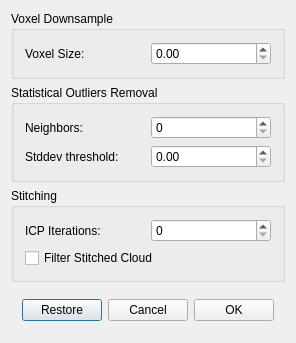
<?xml version="1.0" encoding="UTF-8"?>
<ui version="4.0">
 <class>CloudProcessParamsDialogClass</class>
 <widget class="QDialog" name="CloudProcessParamsDialogClass">
  <property name="geometry">
   <rect>
    <x>0</x>
    <y>0</y>
    <width>279</width>
    <height>333</height>
   </rect>
  </property>
  <property name="sizePolicy">
   <sizepolicy hsizetype="Preferred" vsizetype="Maximum">
    <horstretch>0</horstretch>
    <verstretch>0</verstretch>
   </sizepolicy>
  </property>
  <property name="maximumSize">
   <size>
    <width>1000</width>
    <height>1000</height>
   </size>
  </property>
  <property name="windowTitle">
   <string>CloudParamsProcessDialog</string>
  </property>
  <layout class="QVBoxLayout" name="verticalLayout">
   <item>
    <widget class="QGroupBox" name="groupBox">
     <property name="sizePolicy">
      <sizepolicy hsizetype="Preferred" vsizetype="Maximum">
       <horstretch>0</horstretch>
       <verstretch>0</verstretch>
      </sizepolicy>
     </property>
     <property name="title">
      <string>Voxel Downsample</string>
     </property>
     <layout class="QHBoxLayout" name="horizontalLayout_3">
      <item>
       <widget class="QLabel" name="label_voxel">
        <property name="text">
         <string>Voxel Size:</string>
        </property>
       </widget>
      </item>
      <item>
       <widget class="QDoubleSpinBox" name="dsbVoxelSize">
        <property name="singleStep">
         <double>0.100000000000000</double>
        </property>
       </widget>
      </item>
     </layout>
    </widget>
   </item>
   <item>
    <widget class="QGroupBox" name="groupBox_2">
     <property name="sizePolicy">
      <sizepolicy hsizetype="Preferred" vsizetype="Maximum">
       <horstretch>0</horstretch>
       <verstretch>0</verstretch>
      </sizepolicy>
     </property>
     <property name="title">
      <string>Statistical Outliers Removal</string>
     </property>
     <layout class="QGridLayout" name="gridLayout_5">
      <item row="0" column="0">
       <widget class="QLabel" name="label_voxel_3">
        <property name="text">
         <string>Neighbors:</string>
        </property>
       </widget>
      </item>
      <item row="0" column="1">
       <widget class="QSpinBox" name="sbFilterNeighbors"/>
      </item>
      <item row="1" column="0">
       <widget class="QLabel" name="label_voxel_4">
        <property name="text">
         <string>Stddev threshold:</string>
        </property>
       </widget>
      </item>
      <item row="1" column="1">
       <widget class="QDoubleSpinBox" name="dsbFilterStddevThd">
        <property name="singleStep">
         <double>0.100000000000000</double>
        </property>
       </widget>
      </item>
     </layout>
    </widget>
   </item>
   <item>
    <widget class="QGroupBox" name="groupBox_3">
     <property name="sizePolicy">
      <sizepolicy hsizetype="Preferred" vsizetype="Maximum">
       <horstretch>0</horstretch>
       <verstretch>0</verstretch>
      </sizepolicy>
     </property>
     <property name="title">
      <string>Stitching</string>
     </property>
     <layout class="QGridLayout" name="gridLayout_6">
      <item row="0" column="0">
       <widget class="QLabel" name="label_voxel_7">
        <property name="text">
         <string>ICP Iterations:</string>
        </property>
       </widget>
      </item>
      <item row="0" column="1">
       <widget class="QSpinBox" name="sbICPIters"/>
      </item>
      <item row="1" column="0" colspan="2">
       <widget class="QCheckBox" name="cbStitchProcess">
        <property name="text">
         <string>Filter Stitched Cloud</string>
        </property>
       </widget>
      </item>
     </layout>
    </widget>
   </item>
   <item>
    <spacer name="verticalSpacer">
     <property name="orientation">
      <enum>Qt::Vertical</enum>
     </property>
     <property name="sizeHint" stdset="0">
      <size>
       <width>20</width>
       <height>40</height>
      </size>
     </property>
    </spacer>
   </item>
   <item>
    <widget class="QWidget" name="widget" native="true">
     <property name="sizePolicy">
      <sizepolicy hsizetype="Preferred" vsizetype="Maximum">
       <horstretch>0</horstretch>
       <verstretch>0</verstretch>
      </sizepolicy>
     </property>
     <layout class="QHBoxLayout" name="horizontalLayout">
      <item>
       <spacer name="horizontalSpacer">
        <property name="orientation">
         <enum>Qt::Horizontal</enum>
        </property>
        <property name="sizeHint" stdset="0">
         <size>
          <width>40</width>
          <height>20</height>
         </size>
        </property>
       </spacer>
      </item>
      <item>
       <widget class="QPushButton" name="btnRestore">
        <property name="text">
         <string>Restore</string>
        </property>
       </widget>
      </item>
      <item>
       <widget class="QPushButton" name="btnCancel">
        <property name="text">
         <string>Cancel</string>
        </property>
       </widget>
      </item>
      <item>
       <widget class="QPushButton" name="btnOK">
        <property name="text">
         <string>OK</string>
        </property>
       </widget>
      </item>
     </layout>
    </widget>
   </item>
  </layout>
 </widget>
 <layoutdefault spacing="6" margin="11"/>
 <resources/>
 <connections/>
</ui>
